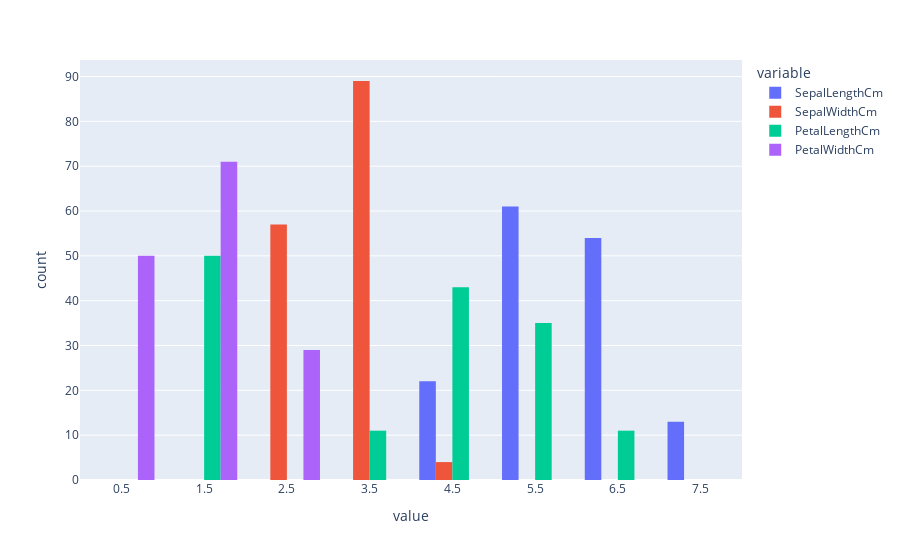

The code cell stored with this chart in its notebook:
### Code cell
px.histogram(iris.loc[:, 'SepalLengthCm':'PetalWidthCm'], nbins=10, barmode="group")

### Figure 1 — Plotly figure (JSON) as saved in the notebook; plotly's stock layout.template omitted (floating-point values rounded to 4 significant figures; data arrays with more than 128 entries replaced by an {"elided": "..."} marker saying what was removed)
{"data": [{"alignmentgroup": "True", "bingroup": "x", "hovertemplate": "variable=SepalLengthCm<br>value=%{x}<br>count=%{y}<extra></extra>", "legendgroup": "SepalLengthCm", "marker": {"color": "#636efa", "pattern": {"shape": ""}}, "name": "SepalLengthCm", "nbinsx": 10, "offsetgroup": "SepalLengthCm", "orientation": "v", "showlegend": true, "type": "histogram", "x": {"elided": "150 float values"}, "xaxis": "x", "yaxis": "y"}, {"alignmentgroup": "True", "bingroup": "x", "hovertemplate": "variable=SepalWidthCm<br>value=%{x}<br>count=%{y}<extra></extra>", "legendgroup": "SepalWidthCm", "marker": {"color": "#EF553B", "pattern": {"shape": ""}}, "name": "SepalWidthCm", "nbinsx": 10, "offsetgroup": "SepalWidthCm", "orientation": "v", "showlegend": true, "type": "histogram", "x": {"elided": "150 float values"}, "xaxis": "x", "yaxis": "y"}, {"alignmentgroup": "True", "bingroup": "x", "hovertemplate": "variable=PetalLengthCm<br>value=%{x}<br>count=%{y}<extra></extra>", "legendgroup": "PetalLengthCm", "marker": {"color": "#00cc96", "pattern": {"shape": ""}}, "name": "PetalLengthCm", "nbinsx": 10, "offsetgroup": "PetalLengthCm", "orientation": "v", "showlegend": true, "type": "histogram", "x": {"elided": "150 float values"}, "xaxis": "x", "yaxis": "y"}, {"alignmentgroup": "True", "bingroup": "x", "hovertemplate": "variable=PetalWidthCm<br>value=%{x}<br>count=%{y}<extra></extra>", "legendgroup": "PetalWidthCm", "marker": {"color": "#ab63fa", "pattern": {"shape": ""}}, "name": "PetalWidthCm", "nbinsx": 10, "offsetgroup": "PetalWidthCm", "orientation": "v", "showlegend": true, "type": "histogram", "x": {"elided": "150 float values"}, "xaxis": "x", "yaxis": "y"}], "layout": {"barmode": "group", "legend": {"title": {"text": "variable"}, "tracegroupgap": 0}, "margin": {"t": 60}, "xaxis": {"anchor": "y", "domain": [0, 1], "title": {"text": "value"}}, "yaxis": {"anchor": "x", "domain": [0, 1], "title": {"text": "count"}}}}
